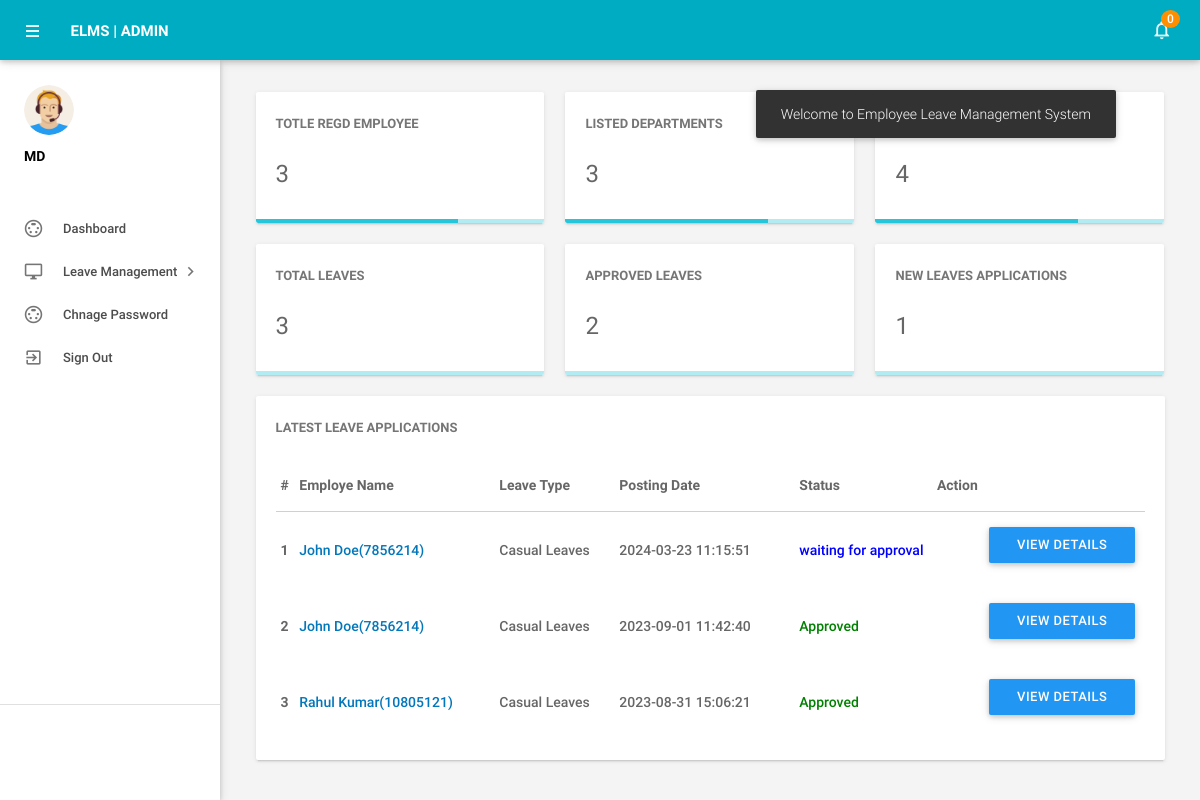
Screenshot of /engineer/dashboard.php (signed in) with the database file from the repository.
### tables this page shows
CREATE TABLE `tblleaves` (
  `id` int(11) NOT NULL,
  `LeaveType` varchar(110) DEFAULT NULL,
  `ToDate` varchar(120) DEFAULT NULL,
  `FromDate` varchar(120) DEFAULT NULL,
  `Description` mediumtext DEFAULT NULL,
  `PostingDate` timestamp NULL DEFAULT current_timestamp(),
  `AdminRemark` mediumtext DEFAULT NULL,
  `AdminRemarkDate` varchar(120) DEFAULT NULL,
  `Status` int(1) DEFAULT NULL,
  `IsRead` int(1) DEFAULT NULL,
  `empid` int(11) DEFAULT NULL
);

CREATE TABLE `tblemployees` (
  `id` int(11) NOT NULL,
  `EmpId` varchar(100) NOT NULL,
  `FirstName` varchar(150) DEFAULT NULL,
  `LastName` varchar(150) DEFAULT NULL,
  `EmailId` varchar(200) DEFAULT NULL,
  `Password` varchar(180) DEFAULT NULL,
  `Gender` varchar(100) DEFAULT NULL,
  `Dob` varchar(100) DEFAULT NULL,
  `Department` varchar(255) DEFAULT NULL,
  `Address` varchar(255) DEFAULT NULL,
  `City` varchar(200) DEFAULT NULL,
  `Country` varchar(150) DEFAULT NULL,
  `Phonenumber` char(11) DEFAULT NULL,
  `Status` int(1) DEFAULT NULL,
  `RegDate` timestamp NULL DEFAULT current_timestamp()
);

### engineer/dashboard.php (the view, shortened to what this page needs)
<?php
include('includes/config.php');
if(strlen($_SESSION['alogin'])==0)
    {
header('location:index.php');
}
else{
?>
<!DOCTYPE html>
<html lang="en">
    <head>
        <link type="text/css" rel="stylesheet" href="../assets/plugins/materialize/css/materialize.min.css"/>
        <link href="../assets/plugins/metrojs/MetroJs.min.css" rel="stylesheet">
        <link href="../assets/plugins/weather-icons-master/css/weather-icons.min.css" rel="stylesheet">
        <link href="../assets/css/alpha.min.css" rel="stylesheet" type="text/css"/>
        <link href="../assets/css/custom.css" rel="stylesheet" type="text/css"/>
    </head>
    <body>
           <?php include('includes/header.php');?>
       <?php include('includes/sidebar.php');?>
            <main class="mn-inner">
                <div class="">
                    <div class="row no-m-t no-m-b">
                        <a href="manageemployee.php" target="blank">
                    <div class="col s12 m12 l4">
                        <div class="card stats-card">
                            <div class="card-content">
                                <span class="card-title">Totle Regd Employee</span>
                                <span class="stats-counter">
<?php
$sql = "SELECT id from tblemployees";
$query = $dbh -> prepare($sql);
$query->execute();
$empcount=$query->rowCount();
?>
                                    <span class="counter"><?php echo htmlentities($empcount);?></span></span>
                            </div>
                           <div class="progress stats-card-progress">
                                <div class="determinate" style="width: 70%"></div>
                            </div>
                        </div>
                    </div></a>
                           <a href="managedepartments.php" target="blank">
                        <div class="col s12 m12 l4">
                        <div class="card stats-card">
                            <div class="card-content">
                                <span class="card-title">Listed Departments </span>
    <?php
$sql = "SELECT id from tbldepartments";
$query = $dbh -> prepare($sql);
$query->execute();
$dptcount=$query->rowCount();
?>
                                <span class="stats-counter"><span class="counter"><?php echo htmlentities($dptcount);?></span></span>
                            </div>
                             <div class="progress stats-card-progress">
                                <div class="determinate" style="width: 70%"></div>
                            </div>
                        </div>
                    </div></a>
                      <a href="manageleavetype.php" target="blank">
                    <div class="col s12 m12 l4">
                        <div class="card stats-card">
                            <div class="card-content">
                                <span class="card-title">Listed leave Type</span>
                                    <?php
$sql = "SELECT id from  tblleavetype";
$query = $dbh -> prepare($sql);
$query->execute();
$leavtypcount=$query->rowCount();
?>
                                <span class="stats-counter"><span class="counter"><?php echo htmlentities($leavtypcount);?></span></span>
                            </div>
                            <div class="progress stats-card-progress">
                                <div class="determinate" style="width: 70%"></div>
                            </div>
                        </div>
                    </div></a>
                    <a href="leaves.php" target="blank">
                    <div class="col s12 m12 l4">
                        <div class="card stats-card">
                            <div class="card-content">
                                <span class="card-title">Total Leaves</span>
                                    <?php
$sql = "SELECT id from  tblleaves";
$query = $dbh -> prepare($sql);
$query->execute();
$totalleaves=$query->rowCount();
?>
                                <span class="stats-counter"><span class="counter"><?php echo htmlentities($totalleaves);?></span></span>
                            </div>
                            <div class="progress stats-card-progress">
                            </div>
                        </div>
                    </div></a>
     <a href="approvedleave-history.php" target="blank">
                    <div class="col s12 m12 l4">
                        <div class="card stats-card">
                            <div class="card-content">
                                <span class="card-title">Approved Leaves</span>
                                    <?php
$sql = "SELECT id from  tblleaves where Status=1";
$query = $dbh -> prepare($sql);
$query->execute();
$approvedleaves=$query->rowCount();
?>
                                <span class="stats-counter"><span class="counter"><?php echo htmlentities($approvedleaves);?></span></span>
                            </div>
                            <div class="progress stats-card-progress">
                            </div>
                        </div>
                    </div></a>
     <a href="pending-leavehistory.php" target="blank">
                    <div class="col s12 m12 l4">
                        <div class="card stats-card">
                            <div class="card-content">
                                <span class="card-title">New Leaves Applications</span>
                                    <?php
$sql = "SELECT id from  tblleaves where Status=0";
$query = $dbh -> prepare($sql);
$query->execute();
$approvedleaves=$query->rowCount();
?>
                                <span class="stats-counter"><span class="counter"><?php echo htmlentities($approvedleaves);?></span></span>
                            </div>
                            <div class="progress stats-card-progress">
                            </div>
                        </div>
                    </div></a>
                </div>
                    <div class="row no-m-t no-m-b">
                        <div class="col s15 m12 l12">
                            <div class="card invoices-card">
                                <div class="card-content">
                                    <span class="card-title">Latest Leave Applications</span>
                             <table id="example" class="display responsive-table ">
                                    <thead>
                                        <tr>
                                            <th>#</th>
                                            <th width="200">Employe Name</th>
                                            <th width="120">Leave Type</th>
                                             <th width="180">Posting Date</th>
                                            <th>Status</th>
                                            <th align="center">Action</th>
                                        </tr>
                                    </thead>
                                    <tbody>
<?php $sql = "SELECT tblleaves.id as lid,tblemployees.FirstName,tblemployees.LastName,tblemployees.EmpId,tblemployees.id,tblleaves.LeaveType,tblleaves.PostingDate,tblleaves.Status from tblleaves join tblemployees on tblleaves.empid=tblemployees.id order by lid desc limit 6";
$query = $dbh -> prepare($sql);
$query->execute();
$results=$query->fetchAll(PDO::FETCH_OBJ);
$cnt=1;
if($query->rowCount() > 0)
{
foreach($results as $result)
{
      ?>
                                        <tr>
                                            <td> <b><?php echo htmlentities($cnt);?></b></td>
                                              <td><a href="editemployee.php?empid=<?php echo htmlentities($result->id);?>" target="_blank"><?php echo htmlentities($result->FirstName." ".$result->LastName);?>(<?php echo htmlentities($result->EmpId);?>)</a></td>
                                            <td><?php echo htmlentities($result->LeaveType);?></td>
                                            <td><?php echo htmlentities($result->PostingDate);?></td>
                                                                       <td><?php $stats=$result->Status;
if($stats==1){
                                             ?>
                                                 <span style="color: green">Approved</span>
                                                 <?php } if($stats==2)  { ?>
                                                 <?php } if($stats==0)  { ?>
 <span style="color: blue">waiting for approval</span>
 <?php } ?>
                                             </td>
          <td>
           <td><a href="leave-details.php?leaveid=<?php echo htmlentities($result->lid);?>" class="waves-effect waves-light btn blue m-b-xs"  > View Details</a></td>
                                    </tr>
                                         <?php $cnt++;} }?>
                                    </tbody>
                                </table>
                                </div>
                            </div>
                        </div>
                    </div>
                </div>
            </main>
        </div>
    </body>
</html>
<?php } ?>

### rows the page displays
tblleaves: tblemployees.FirstName+LastName "John Doe", tblemployees.EmpId "7856214", LeaveType "Casual Leaves", PostingDate "2024-03-23 11:15:51", Status "waiting for approval"
tblleaves: tblemployees.FirstName+LastName "John Doe", tblemployees.EmpId "7856214", LeaveType "Casual Leaves", PostingDate "2023-09-01 11:42:40", Status "Approved"
tblleaves: tblemployees.FirstName+LastName "Rahul Kumar", tblemployees.EmpId "10805121", LeaveType "Casual Leaves", PostingDate "2023-08-31 15:06:21", Status "Approved"

### other values shown
$unreadcount "0"
$empcount "3"
$dptcount "3"
$leavtypcount "4"
$totalleaves "3"
$approvedleaves "2"
$approvedleaves "1"
